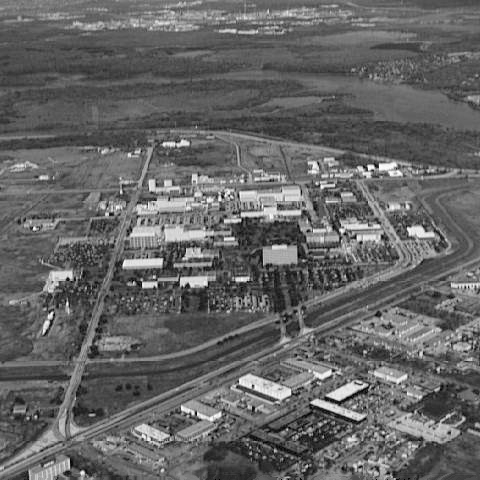
#> input picture HW1/aerial_view.tif, 480 x 480 px
$ python test.py
#> lines starting #> are read from the running program, lines starting #| are printed output that depends on the picture
import numpy as np
from PIL import Image

img_filename = 'aerial_view.tif'
save_filename = 'output_image_1015.tif'

######################################
# READ IMAGE FROM FILE
######################################
#load file as pillow Image
img = Image.open(img_filename)
#> img is the input picture: PIL image 480x480 L; min 0, max 254, mean 101.2

# convert to grayscale
imgray = img.convert(mode='L')

#convert to NumPy array
img_array = np.asarray(imgray)


######################################
# PERFORM HISTOGRAM EQUALIZATION
######################################

"""
STEP 1: Normalized cumulative histogram
"""
#flatten image array and calculate histogram via binning
histogram_array = np.bincount(img_array.flatten(), minlength=256)
#> histogram_array = 256 values, max 3749 at index 83, min 0 at index 1, mean 900

#normalize
num_pixels = np.sum(histogram_array)
#> num_pixels = 230400
histogram_array = histogram_array/num_pixels
#> histogram_array = 256 values, max 0.0163 at index 83, min 0 at index 1, mean 0.00391

#normalized cumulative histogram
chistogram_array = np.cumsum(histogram_array)
#> chistogram_array = 256 values from 0.000109 to 1


"""
STEP 2: Pixel mapping lookup table
"""
transform_map = np.floor(255 * chistogram_array).astype(np.uint8)
#> transform_map = 256 values from 0 to 254


"""
STEP 3: Transformation
"""
# flatten image array into 1D list
img_list = list(img_array.flatten())
#> img_list = 230400 items

# transform pixel values to equalize
eq_img_list = [transform_map[p] for p in img_list]
#> eq_img_list = 230400 items

# reshape and write back into img_array
eq_img_array = np.reshape(np.asarray(eq_img_list), img_array.shape)
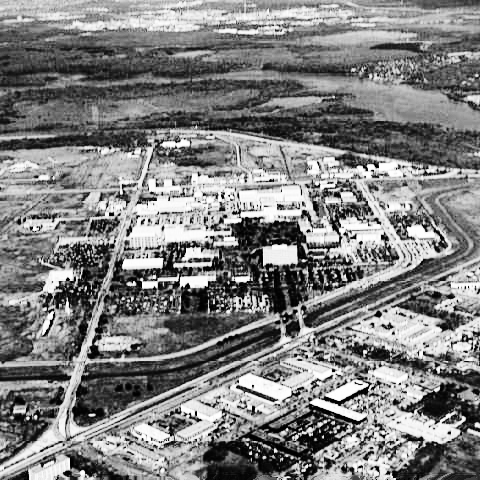
#> eq_img_array: shape (480, 480); min 0, max 254, mean 128.3

######################################
# WRITE EQUALIZED IMAGE TO FILE
######################################
#convert NumPy array to pillow Image and write to file
eq_img = Image.fromarray(eq_img_array, mode='L')
eq_img.save(save_filename)
